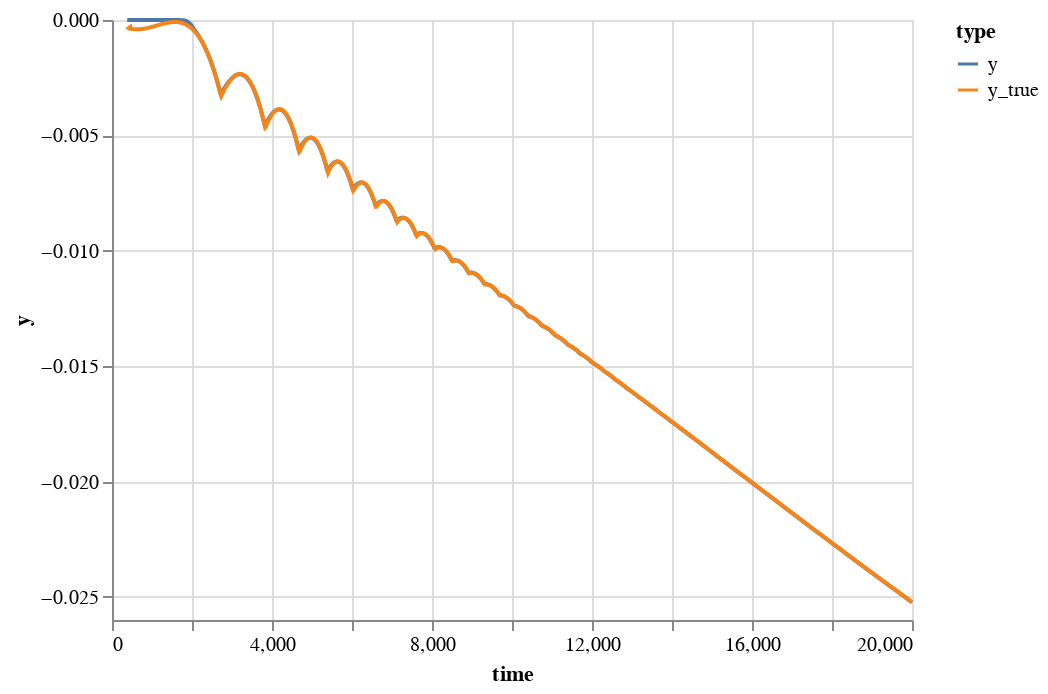

The code cell stored with this chart in its notebook:
### Code cell
df = pd.DataFrame({'y': ys, 'time': time})
df['type'] = 'y'

df_true = pd.DataFrame({'y': ys_true, 'time': time})
df_true['type'] = 'y_true'

df = pd.concat([df, df_true])

alt.Chart(df).mark_line().encode(
    x='time:Q',
    y='y:Q',
    color='type:N'
)

### Figure 1 — Vega-Lite specification as saved in the notebook (floating-point values rounded to 4 significant figures; data arrays with more than 128 entries replaced by an {"elided": "..."} marker saying what was removed)
{"config": {"view": {"continuousWidth": 400, "continuousHeight": 300}}, "data": {"name": "data-1cf746cc7337495144da6d6fff185329"}, "mark": "line", "encoding": {"color": {"type": "nominal", "field": "type"}, "x": {"type": "quantitative", "field": "time"}, "y": {"type": "quantitative", "field": "y"}}, "$schema": "https://vega.github.io/schema/vega-lite/v4.8.1.json", "datasets": {"data-1cf746cc7337495144da6d6fff185329": {"elided": "3926 records"}}}
